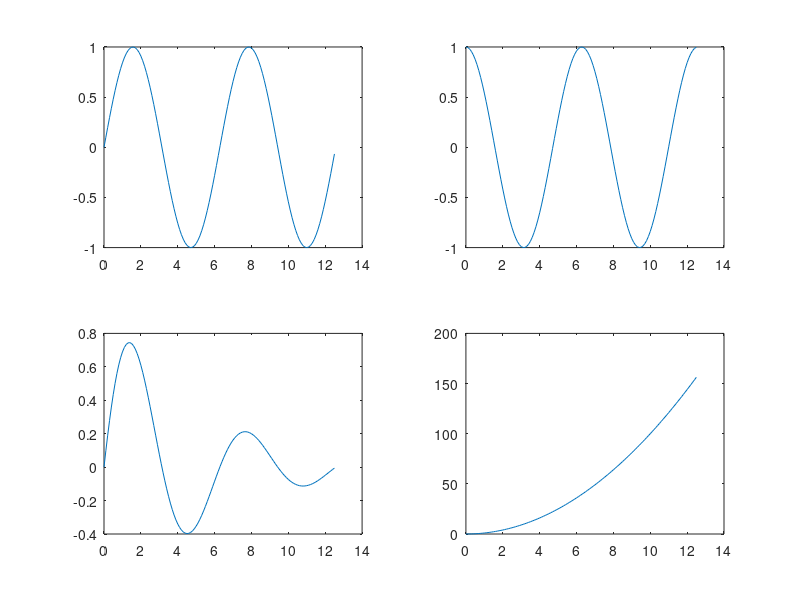
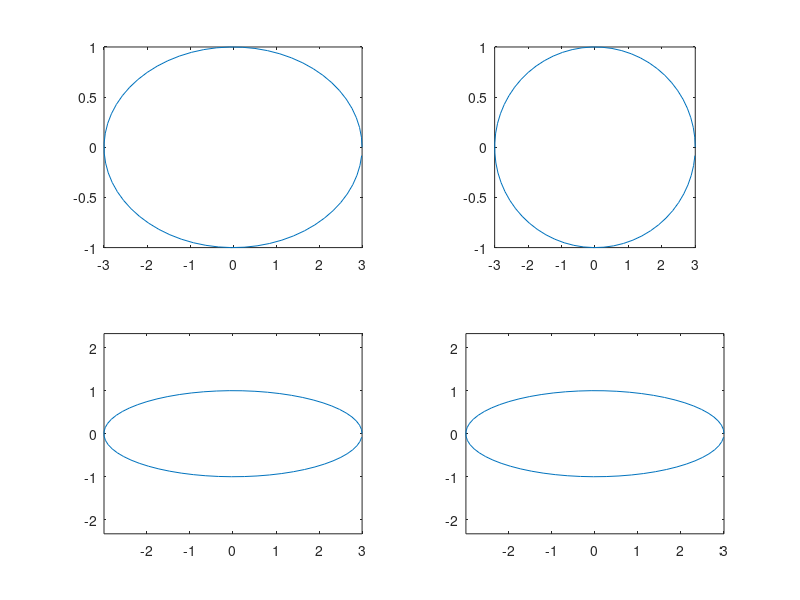

The MATLAB source for these figures, in order:
figure(1)
x = 0:0.1:4*pi;
subplot(2, 2, 1); plot(x, sin(x));		    % 此為左上角圖形
subplot(2, 2, 2); plot(x, cos(x));		% 此為右上角圖形    	
subplot(2, 2, 3); plot(x, sin(x).*exp(-x/5));	% 為左下角圖形
subplot(2, 2, 4); plot(x, x.^2);		    % 此為右下角圖形 

% 1 2
% 3 4

figure(2)
t = 0:0.1:2*pi;  
x = 3*cos(t);  
y = sin(t);  
subplot(2, 2, 1); plot(x, y); axis normal
subplot(2, 2, 2); plot(x, y); axis square
subplot(2, 2, 3); plot(x, y); axis equal  
subplot(2, 2, 4); plot(x, y); axis equal tight